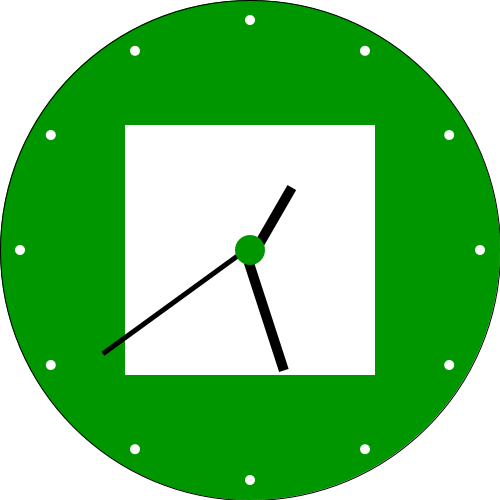
Frame 1 (no input)
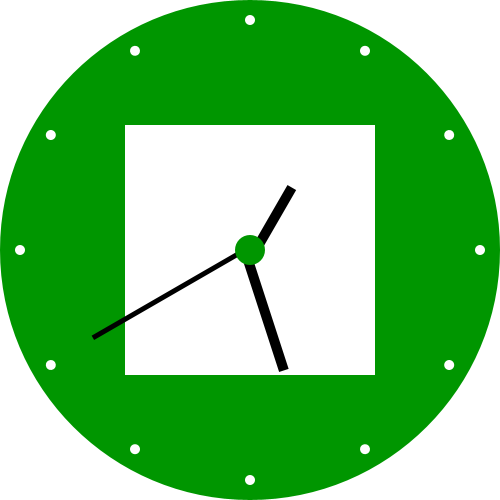
Frame 60 (the mouse pressed at the canvas centre just before this capture)
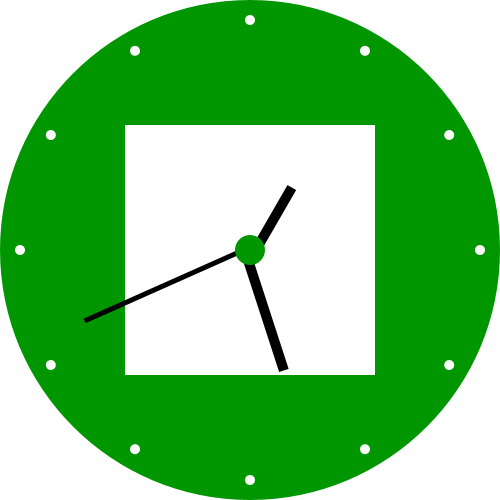
Frame 120 (the mouse held since frame 60 and released just before this capture)

The Processing sketch that drew these frames (run headless with seeded random() and noise(); from frame 60 on, the mouse is pressed at the canvas centre):

// Processing sketch: processing_120300
// ── processing_120300.pde

void setup()
{
  size(500,500);
}
 
void draw()
{
  background(255);
  
  pushMatrix();
  fill(0,150,0);
  ellipse(250, 250, 500, 500);
  popMatrix();
   
  translate(width/2,height/2);
  float sekunden = map (second (),0,60,0,360);
  float minuten = map (minute(),0,60,0,360);
  float stunden = map(hour(),0,12,0,360);
   
  pushMatrix();
  fill(255);
  noStroke();
  rect(-125,-125,250,250);
  popMatrix();
  pushMatrix();
  noStroke();
  fill(0);
  rotate(radians(sekunden));
  rect(0,-180,5,180);
  popMatrix();
  pushMatrix();
  noStroke();
  fill(0,0,0);
  rotate(radians(minuten));
  rect(0,-125,10,125);
  popMatrix();
  pushMatrix();
  noStroke();
  fill(0,0,0);
  rotate(radians(stunden));
  rect(0,-75,10,75);
  popMatrix();
  pushMatrix();
  fill(0,150,0);
  ellipse(0,0,30,30);
  popMatrix();
  pushMatrix();
  fill(0,150,0);
  noStroke();
  ellipse(0,0,15,15);
  popMatrix();
   for (int i=0; i<360; i+=30)
{
    pushMatrix();
    rotate(radians(i));
    translate(0,-230);
    fill(255);
    noStroke();
    ellipse(0, 0,10,10);
    popMatrix();
} 
}
